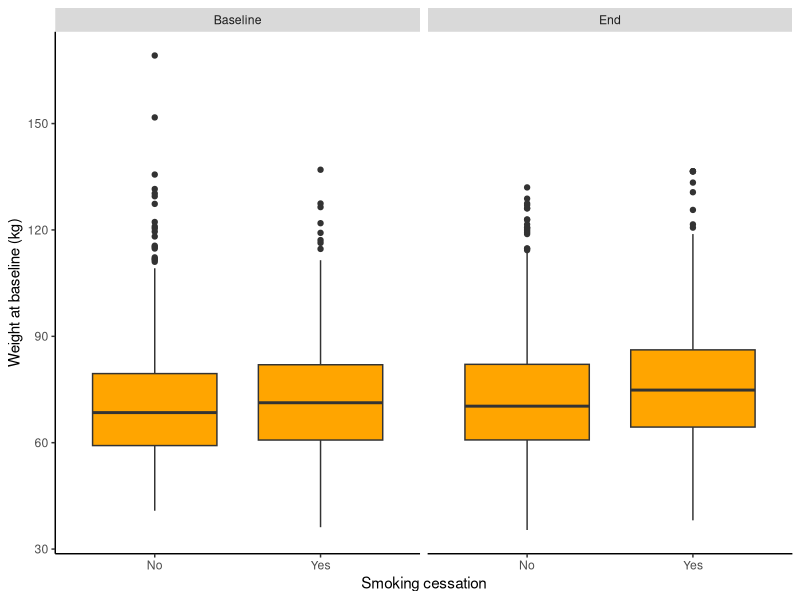
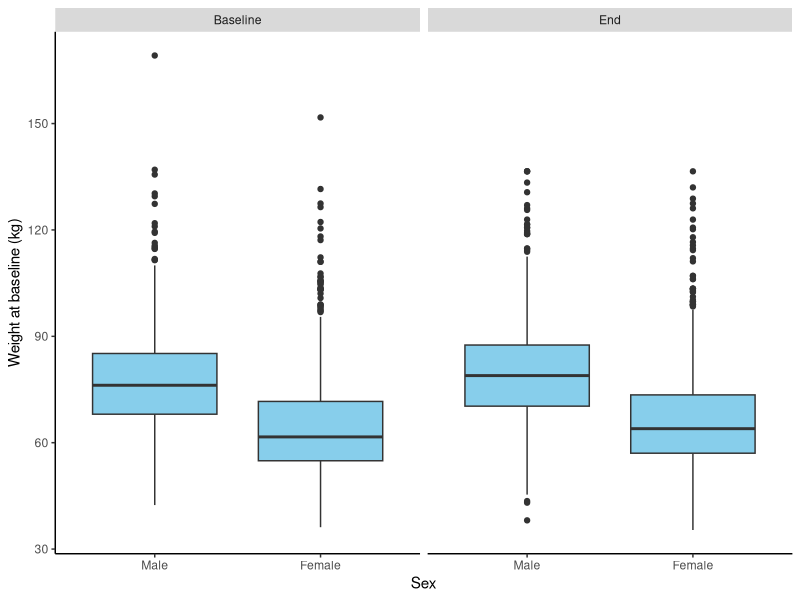

These charts were generated, in order, by the following R code:
## ---- chunk 1
knitr::opts_chunk$set(echo = TRUE)
## ---- chunk 2
library(ggplot2)
## ---- chunk 3
smk_raw <- read.csv('smoking_cessation.csv')
## ---- chunk 4
plot1_data <- smk_raw[, c('seqn', 'wt_bl', 'wt_end', 'qsmk')]
plot1_data$qsmk <- factor(plot1_data$qsmk, levels = c(0, 1), labels = c('No', 'Yes'))
plot1_data <- reshape(plot1_data, direction = 'long', idvar = 'seqn', 
                      varying = c(2, 3), sep='_')
plot1_data$time <- factor(plot1_data$time, levels = c('bl', 'end'), 
                          labels = c('Baseline', 'End'))

ggplot(plot1_data, aes(y = wt, x = qsmk)) + geom_boxplot(fill = 'orange') + theme(panel.grid.major = element_blank(), panel.grid.minor = element_blank(),
        panel.background = element_blank(), axis.line = element_line(colour = "black")) + xlab('Smoking cessation') + ylab('Weight at baseline (kg)') + facet_grid(. ~ time)

## ---- chunk 5
plot2_data <- smk_raw[, c('seqn', 'wt_bl', 'wt_end', 'sex')]
plot2_data$sex <- factor(plot2_data$sex, levels = c(0, 1), labels = c('Male', 'Female'))
plot2_data <- reshape(plot2_data, direction = 'long', idvar = 'seqn', 
                      varying = c(2, 3), sep='_')
plot2_data$time <- factor(plot2_data$time, levels = c('bl', 'end'), 
                          labels = c('Baseline', 'End'))
ggplot(plot2_data, aes(y = wt, x = sex)) + geom_boxplot(fill = 'skyblue') + theme(panel.grid.major = element_blank(), panel.grid.minor = element_blank(),
        panel.background = element_blank(), axis.line = element_line(colour = "black")) + xlab('Sex') + ylab('Weight at baseline (kg)') + facet_grid(. ~ time)
